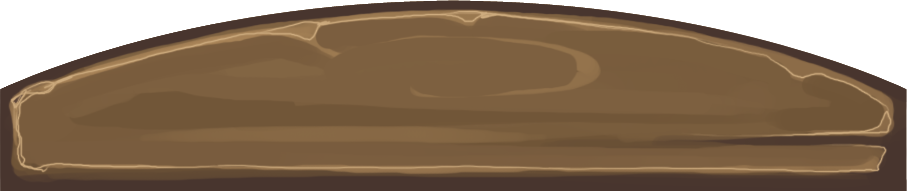
#> input picture mockups/cozy-menu/art/Tex_Plank_12_bg.png, 907 x 191 px
$ python build_art.py
#> lines starting #> are read from the running program, lines starting #| are printed output that depends on the picture; after the words box and inside, x2 and y2 are one past the last pixel; in counts of white or black regions, pixels touching at a corner belong together
"""Build the approved Cozy Menu art as uncompressed RGBA WoW textures."""

import argparse
import math
import os
from pathlib import Path
import re
import shutil
import subprocess
import tempfile

from PIL import Image, ImageDraw, ImageFilter


ROOT = Path(__file__).resolve().parents[1]
ART = ROOT / "mockups/cozy-menu/art"
MEDIA = ROOT / "CozyCouchMode/Media"
EDGE = Path(r"C:\Program Files (x86)\Microsoft\Edge\Application\msedge.exe")
CONVERSIONS = [
    ("Tex_Plank_12_bg.png", "sign.tga", (1024, 256)),
    ("Tex_Plank_12_1.png", "sign_socket.tga", (256, 256)),
    ("Tex_frame_c_01.png", "ring.tga", (256, 256)),
    ("Tex_circle_bg.png", "socket.tga", (256, 256)),
    ("Tex_frame.png", "frame.tga", (512, 512)),
    ("Tex_board.png", "board.tga", (512, 512)),
    ("mid_button_off.PNG", "tab_off.tga", (512, 256)),
    ("mid_button_on.PNG", "tab_on.tga", (512, 256)),
    ("Tex_bg_01_02.png", "parchment.tga", (512, 512)),
    ("Tex_title.png", "ribbon.tga", (512, 128)),
    ("tex_butn_plank.png", "chip.tga", (256, 128)),
    ("Tex_obj_06_01.png", "toast.tga", (512, 128)),
    ("Tex_Plank_07.png", "plank_tag.tga", (512, 128)),
    ("Cursor_Production.PNG", "icon_gather.tga", (64, 64)),
    ("Cursor_book.PNG", "icon_book.tga", (64, 64)),
    ("Cursor_Attack.PNG", "icon_sword.tga", (64, 64)),
    ("Cursor_Move1.PNG", "icon_move.tga", (64, 64)),
    ("Cursor_Settings.PNG", "icon_gear.tga", (64, 64)),
    ("Cursor_Hand.PNG", "icon_hand.tga", (64, 64)),
    ("Cursor_Hand2.PNG", "icon_fist.tga", (64, 64)),
    ("Cursor_loot.PNG", "icon_loot.tga", (64, 64)),
    ("Cursor_Flask.PNG", "icon_flask.tga", (64, 64)),
    ("Cursor_Deff.PNG", "icon_shield.tga", (64, 64)),
    ("option_button.PNG", "icon_gem.tga", (128, 128)),
    # The GM panel's gold item-slot frame; the snap cursor uses it as its highlight.
    ("Tex_frame_s_01.png", "slot_frame.tga", (256, 256)),
]


def resize(image, size):
    return image.convert("RGBa").resize(size, Image.LANCZOS).convert("RGBA")


def save(image, name, outputs):
    image.save(MEDIA / name, format="TGA")
    outputs[name] = image.size


def build_hearth_art(outputs):
    scale = 4

    def canvas(size):
        return Image.new("RGBA", (size * scale, size * scale))

    def finish(image, name, size):
        save(resize(image, (size, size)), name, outputs)

    circle = canvas(64)
    ImageDraw.Draw(circle).ellipse((4, 4, 251, 251), fill="white")
    finish(circle, "circle_white.tga", 64)

    gradient = Image.radial_gradient("L").resize((512, 512), Image.LANCZOS)
    # Pillow's gradient reaches white at the corners; normalize to the radius.
    alpha = gradient.point(lambda value: round(255 * max(0, 1 - math.sqrt(2) * value / 255) ** 1.6))
    glow = Image.new("RGBA", (512, 512), "white")
    glow.putalpha(alpha)
    finish(glow, "glow_round.tga", 128)

    ring = canvas(128)
    draw = ImageDraw.Draw(ring)
    draw.ellipse((8, 8, 503, 503), fill="white")
    draw.ellipse((28, 28, 483, 483), fill=(0, 0, 0, 0))
    finish(ring, "ring_thin.tga", 128)

    # A blurred elliptical highlight and lower inner crescent give icons depth.
    mask = Image.new("L", (512, 512))
    ImageDraw.Draw(mask).ellipse((8, 8, 503, 503), fill=255)
    highlight = Image.new("L", (512, 512))
    ImageDraw.Draw(highlight).ellipse(
        (256 - 248 * 0.70, 8 + 496 * 0.12,
         256 + 248 * 0.70, 8 + 496 * 0.57), fill=round(255 * 0.22)
    )
    highlight = highlight.filter(ImageFilter.GaussianBlur(6 * scale))
    shadow = Image.new("L", (512, 512))
    shadow.putdata([
        round(255 * 0.35 * math.exp(-((math.hypot(x + 0.5 - 256, y + 0.5 - 256) - 232) / 24) ** 2)
              * max(0, (y + 0.5 - 256) / 248) ** 1.6)
        for y in range(512) for x in range(512)
    ])
    shade = Image.new("RGBA", (512, 512), "black")
    shade.putalpha(shadow)
    light = Image.new("RGBA", (512, 512), "white")
    light.putalpha(highlight)
    shade = Image.alpha_composite(shade, light)
    clipped = canvas(128)
    clipped.paste(shade, (0, 0), mask)
    finish(clipped, "socket_shade.tga", 128)

    disc = Image.new("RGBA", (1024, 1024), (40, 26, 14, 0))
    alpha = Image.new("L", disc.size)
    alpha.putdata([
        round(255 * 0.55 * (lambda t: t * t * (3 - 2 * t))(
            max(0, min(1, (0.70 - math.hypot(x + 0.5 - 512, y + 0.5 - 512) / 512) / 0.25))))
        for y in range(1024) for x in range(1024)
    ])
    disc.putalpha(alpha)
    radius = 512 * 0.98
    ImageDraw.Draw(disc).ellipse(
        (512 - radius, 512 - radius, 511 + radius, 511 + radius),
        outline=(185, 139, 78, round(255 * 0.18)), width=2 * scale,
    )
    finish(disc, "base_disc.tga", 256)

    arrow = canvas(32)
    ImageDraw.Draw(arrow).polygon(((64, 26), (102, 102), (26, 102)), fill="white")
    for direction, angle in (("up", 0), ("down", 180), ("left", 90), ("right", 270)):
        finish(arrow.rotate(angle), f"glyph_{direction}.tga", 32)


# [50 lines left out: functions build_glyphs, copy_font, not called in this run]


def self_check(outputs):
    total = 0
    for name, size in outputs.items():
        path = MEDIA / name
        with Image.open(path) as image:
            image.load()
            assert image.mode == "RGBA", f"{name}: expected RGBA"
            assert image.size == size, f"{name}: expected {size}, got {image.size}"
            assert all(n > 0 and n & (n - 1) == 0 for n in image.size), f"{name}: not power-of-two"
        with path.open("rb") as stream:
            header = stream.read(18)
        assert header[2] == 2, f"{name}: not uncompressed true-color"
        assert header[16] == 32, f"{name}: not 32-bit"
        length = path.stat().st_size
        total += length
        print(f"{name}  {size[0]}x{size[1]}  {length / 1024:.2f} KB")
    print(f"Total: {len(outputs)} TGA files  {total / 1024:.2f} KB ({total:,} bytes)")


# [15 lines left out: function preview, not called in this run]


def build_focus_frame(outputs):
    mask = Image.new("L", (128, 128))
    ImageDraw.Draw(mask).rounded_rectangle((12, 12, 115, 115), radius=18, outline=153, width=4)
    glow = Image.new("RGBA", (128, 128), (255, 190, 80, 0))
    glow.putalpha(mask.filter(ImageFilter.GaussianBlur(6)))
    draw = ImageDraw.Draw(glow)
    draw.rounded_rectangle((12, 12, 115, 115), radius=18, outline=(255, 215, 112, 255), width=4)
    draw.rounded_rectangle((16, 16, 111, 111), radius=14, fill=(0, 0, 0, 0))
    save(glow, "focus_frame.tga", outputs)


def main():
    parser = argparse.ArgumentParser(description=__doc__)
    parser.add_argument("--preview", type=Path, help="Optional PNG contact sheet (relative to repo root)")
    parser.add_argument("--focus-only", action="store_true", help="Build and check only the cursor texture")
    args = parser.parse_args()
    MEDIA.mkdir(parents=True, exist_ok=True)
    outputs = {}
    build_focus_frame(outputs)
#> in build_focus_frame, `mask = Image.new("L", (128, 128))`: mask: PIL image 128x128 L; every value is 0
#> in build_focus_frame, `ImageDraw.Draw(mask).rounded_rectangle((12, 12, 115, 115), radius=18, ..`:
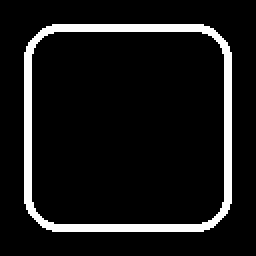
#> mask: PIL image 128x128 L (shown 2 times larger); values 0 (black) and 153 (white), 9% white; 1 white region, box (x1, y1, x2, y2) and area: (12, 12, 116, 116) 1480
    if args.focus_only:
        self_check(outputs)
        return
    try:
        build_hearth_art(outputs)
#> in build_hearth_art, `circle = canvas(64)`: circle: PIL image 256x256 RGBA; every value is 0
#> in build_hearth_art, `gradient = Image.radial_gradient("L").resize((512, 512), Image.LANCZOS)`:
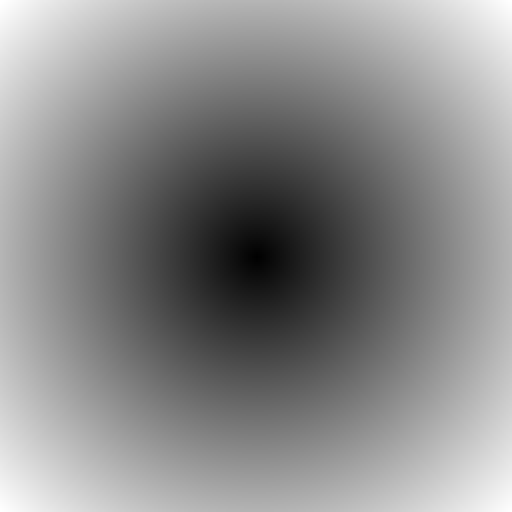
#> gradient: PIL image 512x512 L; min 0, max 255, mean 138.1
#> in build_hearth_art, `glow = Image.new("RGBA", (512, 512), "white")`: glow: PIL image 512x512 RGBA; every value is 255
#> in build_hearth_art, `ring = canvas(128)`: ring: PIL image 512x512 RGBA; every value is 0
#> in build_hearth_art, `mask = Image.new("L", (512, 512))`: mask: PIL image 512x512 L; every value is 0
#> in build_hearth_art, `ImageDraw.Draw(mask).ellipse((8, 8, 503, 503), fill=255)`: mask: PIL image 512x512 L; 73.7% white; 1 black region, box (x1, y1, x2, y2) and area: (0, 0, 512, 512) 69012
#> in build_hearth_art, `ImageDraw.Draw(highlight).ellipse( (256 - 248 * 0.70, 8 + 496 * 0.12, ..`: highlight: PIL image 512x512 L; values 0 (black) and 56 (white), 23.3% white; 1 white region, box (x1, y1, x2, y2) and area: (82, 67, 430, 291) 61180
#> in build_hearth_art, `highlight = highlight.filter(ImageFilter.GaussianBlur(6 * scale))`:
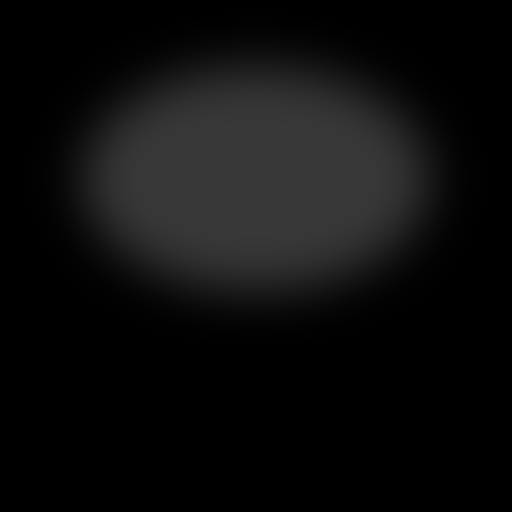
#> highlight: PIL image 512x512 L; min 0, max 56, mean 13.1
#> in build_hearth_art, `shade.putalpha(shadow)`:
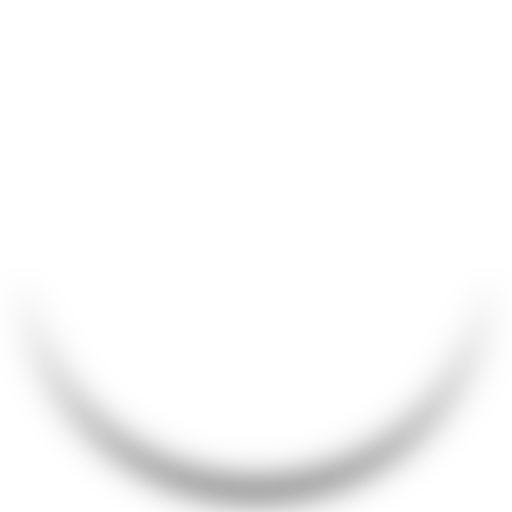
#> shade: PIL image 512x512 RGBA; mean R, G, B, A 0, 0, 0, 5.1; transparent parts drawn white
#> in build_hearth_art, `alpha = Image.new("L", disc.size)`: alpha: PIL image 1024x1024 L; every value is 0
#> in build_hearth_art, `alpha.putdata([ round(255 * 0.55 * (lambda t: t * t * (3 - 2 * t))( ma..`:
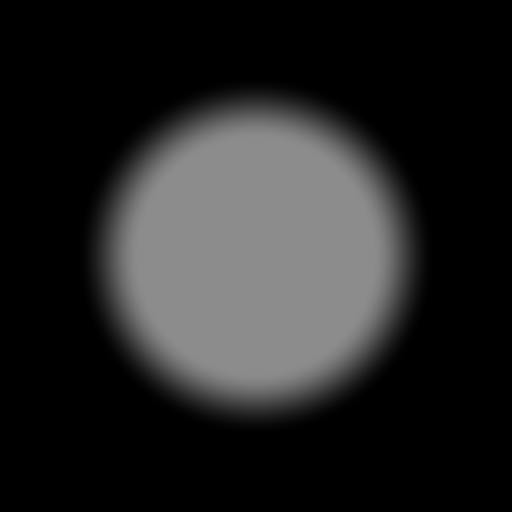
#> alpha: PIL image 1024x1024 L (shown at 1/2 size); min 0, max 140, mean 36.7
#> in build_hearth_art, `disc.putalpha(alpha)`:
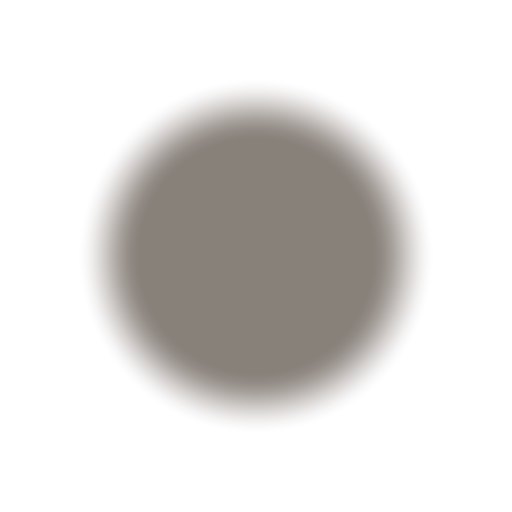
#> disc: PIL image 1024x1024 RGBA (shown at 1/2 size); mean R, G, B, A 40, 26, 14, 36.7; transparent parts drawn white
#> in build_hearth_art, `arrow = canvas(32)`: arrow: PIL image 128x128 RGBA; every value is 0
        for source, name, size in CONVERSIONS:
            with Image.open(ART / source) as image:
#> image is the input picture: PIL image 907x191 RGBA; mean R, G, B, A 120.7, 95.6, 70.8, 216.1
                save(resize(image.convert("RGBA"), size), name, outputs)
#> in resize (call 10), `return image.convert("RGBa").resize(size, Image.LANCZOS).convert("RGBA")`:
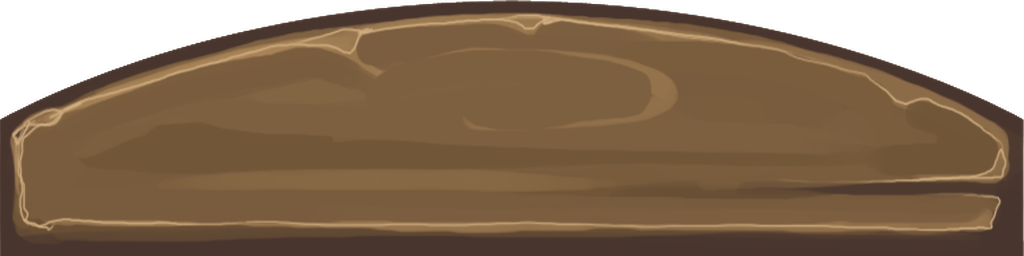
#> returned value: PIL image 1024x256 RGBA; mean R, G, B, A 99.1, 75.8, 52.2, 216.1; transparent parts drawn white
#> pass 3 of the loop in main, `for source, name, size in CONVERSIONS:`:
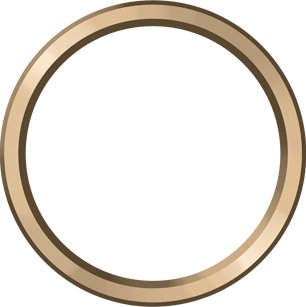
#> input picture mockups/cozy-menu/art/Tex_frame_c_01.png, 306 x 307 px
#> in main, image is the input picture: PIL image 306x307 RGBA; mean R, G, B, A 121.6, 99.8, 73.3, 62
#> in resize (call 12), `return image.convert("RGBa").resize(size, Image.LANCZOS).convert("RGBA")`:
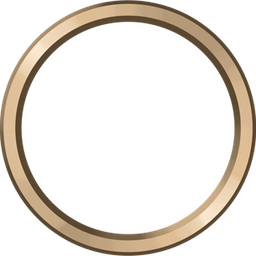
#> returned value: PIL image 256x256 RGBA; mean R, G, B, A 43.8, 36.8, 28.4, 62; transparent parts drawn white
#> the loop made 7 passes; the first 3 are shown
        with Image.open(ART / "Tex_bg_01_02.png") as image:
            parchment = resize(image.convert("RGBA"), (400, 400))
        canvas = Image.new("RGBA", (512, 512))
        canvas.paste(parchment, (56, 56))
        alpha = canvas.getchannel("A").filter(ImageFilter.GaussianBlur(14))
        alpha = alpha.point(lambda value: min(255, round(value * 1.4)))
        glow = Image.new("RGBA", (512, 512), (255, 196, 90, 0))
        glow.putalpha(alpha)
        # Game contract: centered on the card at 1.28 times its size.
        save(glow, "parchment_glow.tga", outputs)
        build_glyphs(outputs)
        copy_font()
    finally:
        self_check(outputs)
    assert len(outputs) == 40, "Expected all 40 TGA outputs"
    if args.preview:
        preview(args.preview, outputs)


if __name__ == "__main__":
#> (the run stopped early here; a loop or call above may not have finished)
